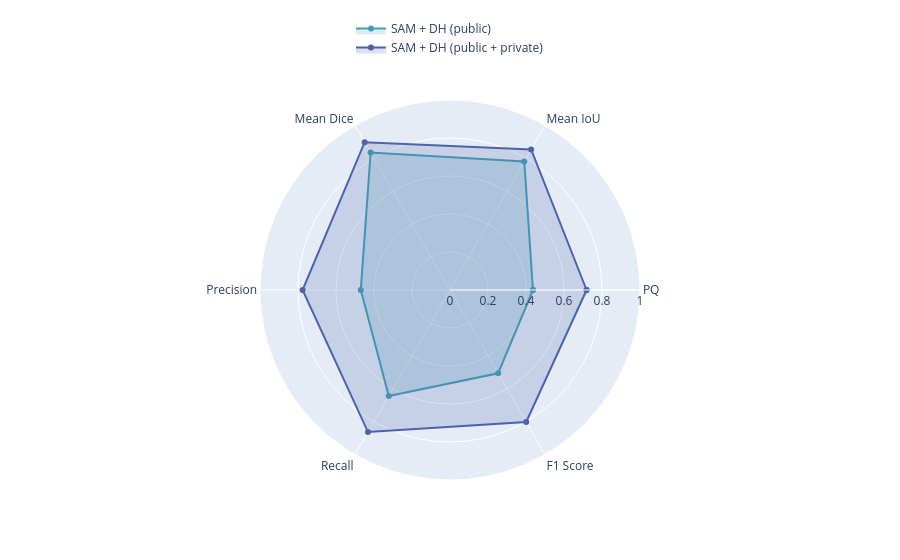

The notebook cell saved with this chart:
### Markdown cell above
# Radar plot - ablation study: add private data

### Code cell
import plotly.graph_objects as go
import numpy as np
import pandas as pd

# Define color map with RGBA format as strings
color_map = {
    'SAM + DH (public)': 'rgba(70, 158, 180, 0.2)',        # Bright Teal with transparency
    'SAM + DH (public + private)': 'rgba(78, 98, 171, 0.2)', # Deep Purple with transparency
}

# Load the metrics values from the specified file
file_path_txt_pub = r'C:\Users\ZHY\PycharmProjects\SAM_with_Detection_Head\datasets\own_organoid\test\scratch_metrics_values_pub\overall_metrics.txt'

file_path_txt_com = r'C:\Users\ZHY\PycharmProjects\SAM_with_Detection_Head\datasets\own_organoid\test\scratch_metrics_values_com\overall_metrics.txt'

# Function to read the overall metrics from the text file
def read_metrics_from_txt(file_path):
    metrics = {}
    with open(file_path, 'r') as file:
        lines = file.readlines()
        # Assuming the file has the format: 'MetricName: value'
        for line in lines:
            if ':' in line:
                metric_name, value = line.split(':')
                metrics[metric_name.strip()] = float(value.strip())
    return metrics

# Read the metrics for Model 1: SAM + DH (no pretraining)
metrics_model_1 = read_metrics_from_txt(file_path_txt_pub)
metrics_model_2 = read_metrics_from_txt(file_path_txt_com)

# Extracting metrics values
stats = [
    metrics_model_1.get('mean_pq', 0),                # Adjust the metric names based on your file
    metrics_model_1.get('mean_iou', 0),
    metrics_model_1.get('mean_dice_coefficient', 0),
    metrics_model_1.get('mean_precision', 0),
    metrics_model_1.get('mean_recall', 0),
    metrics_model_1.get('mean_f1_score', 0)
]

stats2 = [
    metrics_model_2.get('mean_pq', 0),                # Adjust the metric names based on your file
    metrics_model_2.get('mean_iou', 0),
    metrics_model_2.get('mean_dice_coefficient', 0),
    metrics_model_2.get('mean_precision', 0),
    metrics_model_2.get('mean_recall', 0),
    metrics_model_2.get('mean_f1_score', 0)
]

# Example data labels
labels = np.array(['PQ', 'Mean IoU', 'Mean Dice', 'Precision', 'Recall', 'F1 Score'])

# Number of variables
num_vars = len(labels)

# Create a figure
fig = go.Figure()

# Add the first model's radar plot
fig.add_trace(go.Scatterpolar(
    r=stats + [stats[0]],  # Loop back to the start
    theta=labels.tolist() + [labels[0]],  # Loop back to the start
    fill='toself',
    name='SAM + DH (public)',
    line_color=color_map['SAM + DH (public)'].replace('0.2', '1'),  # Opaque line color
    fillcolor=color_map['SAM + DH (public)']
))

# Add the second model's radar plot
fig.add_trace(go.Scatterpolar(
    r=stats2 + [stats2[0]],  # Loop back to the start
    theta=labels.tolist() + [labels[0]],  # Loop back to the start
    fill='toself',
    name='SAM + DH (public + private)',
    line_color=color_map['SAM + DH (public + private)'].replace('0.2', '1'),  # Opaque line color
    fillcolor=color_map['SAM + DH (public + private)']
))

front_size = 12
# Update layout with font size adjustments
fig.update_layout(
    polar=dict(
        radialaxis=dict(
            visible=True,
            range=[0, 1],  # Adjust the range if necessary based on your data
            tickfont=dict(size=front_size),  # Adjust radial axis tick font size
            titlefont=dict(size=front_size)  # Adjust radial axis title font size if needed
        ),
        angularaxis=dict(
            tickfont=dict(size=front_size)  # Adjust angular axis (labels) font size
        )
    ),
    showlegend=True,
    legend=dict(
        orientation="v",
        yanchor="bottom",
        y=1.1,
        xanchor="center",
        x=0.5,
        font=dict(size=front_size)  # Adjust legend font size
    ),
    template="plotly",
    title=dict(
        #text='Model Performance Comparison Across PDAC',  # Add or update the title if needed
        font=dict(size=front_size)  # Adjust title font size
    )
)

# Show the figure
fig.show()

### Figure 1 — Plotly figure (JSON) as saved in the notebook; plotly's stock layout.template omitted (floating-point values rounded to 4 significant figures)
{"data": [{"fill": "toself", "fillcolor": "rgba(70, 158, 180, 0.2)", "line": {"color": "rgba(70, 158, 180, 1)"}, "name": "SAM + DH (public)", "r": [0.4366, 0.7817, 0.8354, 0.4696, 0.6443, 0.5064, 0.4366], "theta": ["PQ", "Mean IoU", "Mean Dice", "Precision", "Recall", "F1 Score", "PQ"], "type": "scatterpolar"}, {"fill": "toself", "fillcolor": "rgba(78, 98, 171, 0.2)", "line": {"color": "rgba(78, 98, 171, 1)"}, "name": "SAM + DH (public + private)", "r": [0.7189, 0.854, 0.8983, 0.7759, 0.8633, 0.8022, 0.7189], "theta": ["PQ", "Mean IoU", "Mean Dice", "Precision", "Recall", "F1 Score", "PQ"], "type": "scatterpolar"}], "layout": {"legend": {"font": {"size": 12}, "orientation": "v", "x": 0.5, "xanchor": "center", "y": 1.1, "yanchor": "bottom"}, "polar": {"angularaxis": {"tickfont": {"size": 12}}, "radialaxis": {"range": [0, 1], "tickfont": {"size": 12}, "title": {"font": {"size": 12}}, "visible": true}}, "showlegend": true, "title": {"font": {"size": 12}}}}
